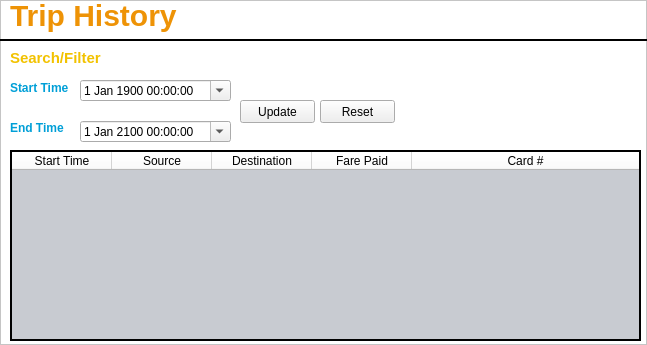
<?xml version="1.0" encoding="UTF-8"?>
<ui version="4.0">
 <class>Frame</class>
 <widget class="QFrame" name="Frame">
  <property name="geometry">
   <rect>
    <x>0</x>
    <y>0</y>
    <width>647</width>
    <height>345</height>
   </rect>
  </property>
  <property name="windowTitle">
   <string>Trip History</string>
  </property>
  <property name="windowIcon">
   <iconset resource="../qtResources.qrc">
    <normaloff>:/newPrefix/ui/marta-logo.png</normaloff>:/newPrefix/ui/marta-logo.png</iconset>
  </property>
  <property name="toolTipDuration">
   <number>-1</number>
  </property>
  <property name="styleSheet">
   <string notr="true">QFrame {background-color: #ffffff} 
QLabel {color: #009fd7; font-weight: bold;}
#frameLabelTop {background-color: transparent; color: #ee9306; font-size: 30px;}</string>
  </property>
  <property name="frameShape">
   <enum>QFrame::StyledPanel</enum>
  </property>
  <property name="frameShadow">
   <enum>QFrame::Raised</enum>
  </property>
  <widget class="QPushButton" name="updateButton">
   <property name="geometry">
    <rect>
     <x>240</x>
     <y>100</y>
     <width>75</width>
     <height>23</height>
    </rect>
   </property>
   <property name="text">
    <string>Update</string>
   </property>
  </widget>
  <widget class="QPushButton" name="resetButton">
   <property name="geometry">
    <rect>
     <x>320</x>
     <y>100</y>
     <width>75</width>
     <height>23</height>
    </rect>
   </property>
   <property name="text">
    <string>Reset</string>
   </property>
  </widget>
  <widget class="QLabel" name="frameLabelTop">
   <property name="geometry">
    <rect>
     <x>10</x>
     <y>-10</y>
     <width>211</width>
     <height>51</height>
    </rect>
   </property>
   <property name="font">
    <font>
     <pointsize>-1</pointsize>
     <weight>75</weight>
     <bold>true</bold>
    </font>
   </property>
   <property name="autoFillBackground">
    <bool>false</bool>
   </property>
   <property name="styleSheet">
    <string notr="true">QLabel {background-color: transparent}</string>
   </property>
   <property name="text">
    <string>Trip History</string>
   </property>
  </widget>
  <widget class="Line" name="line">
   <property name="windowModality">
    <enum>Qt::ApplicationModal</enum>
   </property>
   <property name="geometry">
    <rect>
     <x>0</x>
     <y>30</y>
     <width>651</width>
     <height>20</height>
    </rect>
   </property>
   <property name="maximumSize">
    <size>
     <width>16777215</width>
     <height>16777215</height>
    </size>
   </property>
   <property name="font">
    <font>
     <pointsize>8</pointsize>
    </font>
   </property>
   <property name="mouseTracking">
    <bool>true</bool>
   </property>
   <property name="autoFillBackground">
    <bool>false</bool>
   </property>
   <property name="styleSheet">
    <string notr="true">#line {background-color: transparent}</string>
   </property>
   <property name="frameShadow">
    <enum>QFrame::Plain</enum>
   </property>
   <property name="lineWidth">
    <number>2</number>
   </property>
   <property name="orientation">
    <enum>Qt::Horizontal</enum>
   </property>
  </widget>
  <widget class="QLabel" name="endTimeLabel">
   <property name="geometry">
    <rect>
     <x>10</x>
     <y>120</y>
     <width>61</width>
     <height>16</height>
    </rect>
   </property>
   <property name="text">
    <string>End Time</string>
   </property>
  </widget>
  <widget class="QLabel" name="startTimeLabel">
   <property name="geometry">
    <rect>
     <x>10</x>
     <y>80</y>
     <width>61</width>
     <height>16</height>
    </rect>
   </property>
   <property name="text">
    <string>Start Time</string>
   </property>
  </widget>
  <widget class="QDateTimeEdit" name="endDateTimeEdit">
   <property name="geometry">
    <rect>
     <x>80</x>
     <y>121</y>
     <width>151</width>
     <height>21</height>
    </rect>
   </property>
   <property name="dateTime">
    <datetime>
     <hour>0</hour>
     <minute>0</minute>
     <second>0</second>
     <year>2100</year>
     <month>1</month>
     <day>1</day>
    </datetime>
   </property>
   <property name="calendarPopup">
    <bool>true</bool>
   </property>
  </widget>
  <widget class="QDateTimeEdit" name="startDateTimeEdit">
   <property name="geometry">
    <rect>
     <x>80</x>
     <y>80</y>
     <width>151</width>
     <height>21</height>
    </rect>
   </property>
   <property name="dateTime">
    <datetime>
     <hour>0</hour>
     <minute>0</minute>
     <second>0</second>
     <year>1900</year>
     <month>1</month>
     <day>1</day>
    </datetime>
   </property>
   <property name="calendarPopup">
    <bool>true</bool>
   </property>
  </widget>
  <widget class="QLabel" name="searchFilterLabel">
   <property name="geometry">
    <rect>
     <x>10</x>
     <y>50</y>
     <width>111</width>
     <height>16</height>
    </rect>
   </property>
   <property name="styleSheet">
    <string notr="true">#searchFilterLabel {font-size: 15px; color: #f2c200;}</string>
   </property>
   <property name="text">
    <string>Search/Filter</string>
   </property>
  </widget>
  <widget class="QTableWidget" name="tableWidget">
   <property name="geometry">
    <rect>
     <x>10</x>
     <y>150</y>
     <width>631</width>
     <height>191</height>
    </rect>
   </property>
   <property name="focusPolicy">
    <enum>Qt::StrongFocus</enum>
   </property>
   <property name="autoFillBackground">
    <bool>false</bool>
   </property>
   <property name="styleSheet">
    <string notr="true">#tableWidget {background-color: #c8cbd1;}</string>
   </property>
   <property name="frameShape">
    <enum>QFrame::WinPanel</enum>
   </property>
   <property name="frameShadow">
    <enum>QFrame::Plain</enum>
   </property>
   <property name="sizeAdjustPolicy">
    <enum>QAbstractScrollArea::AdjustToContents</enum>
   </property>
   <property name="editTriggers">
    <set>QAbstractItemView::NoEditTriggers</set>
   </property>
   <property name="alternatingRowColors">
    <bool>true</bool>
   </property>
   <property name="selectionMode">
    <enum>QAbstractItemView::SingleSelection</enum>
   </property>
   <property name="selectionBehavior">
    <enum>QAbstractItemView::SelectRows</enum>
   </property>
   <property name="sortingEnabled">
    <bool>true</bool>
   </property>
   <property name="columnCount">
    <number>5</number>
   </property>
   <attribute name="horizontalHeaderCascadingSectionResizes">
    <bool>true</bool>
   </attribute>
   <attribute name="horizontalHeaderStretchLastSection">
    <bool>true</bool>
   </attribute>
   <attribute name="verticalHeaderVisible">
    <bool>false</bool>
   </attribute>
   <column>
    <property name="text">
     <string>Start Time</string>
    </property>
   </column>
   <column>
    <property name="text">
     <string>Source</string>
    </property>
   </column>
   <column>
    <property name="text">
     <string>Destination</string>
    </property>
   </column>
   <column>
    <property name="text">
     <string>Fare Paid</string>
    </property>
   </column>
   <column>
    <property name="text">
     <string>Card #</string>
    </property>
   </column>
  </widget>
 </widget>
 <resources>
  <include location="../qtResources.qrc"/>
 </resources>
 <connections/>
</ui>
